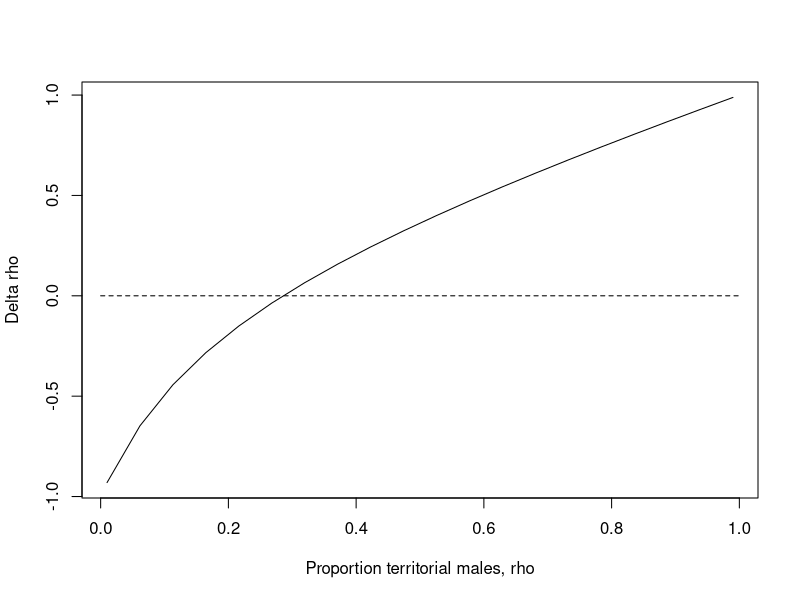

R code for this plot:
# Frequency-dependence with limited interactions

# General Assumptions
# 1. A population consists of territorial and satellite males, the latter attempting to sneak copulations rather than defending a territory. A population can consist of only territorial males but not solely satellite males.
# 2. Territorial males do not interact with each other but satellite males interact with territorial males and other satellite males.
# 3. Territorial males are more successful at obtaining mates but suffer a reduction in fitness as a consequence of some other factor. For example, territorial males of certain cricket species are subject to parasitism by an acoustically orienting fly (Cade 1975, 1984) and territorial males of some fish species must delay maturity to achieve a size at which they are able to defend a territory.
# 4. The fitness of a satellite male is reduced by the presence of other satellite males attached to the "focal" territorial male.
# 5. The fitness of a territorial male is reduced by the presence of satellite males.


rm(list=ls())

delta.rho = function(prop.t) {
    n <- 1000
    n.t <- prop.t * n
    n.s <- n - n.t
    n.s.per.t <- n.s / n.t
    s.fit <- 5 / n.s.per.t
    s.fit.total = n.t * s.fit
    t.fit.total = 0.8 * n.t
    return(prop.t - t.fit.total / (t.fit.total + s.fit.total))
}    

#### MAIN PROGRAM ####
set.seed(100)

P = matrix(seq(from=0.01, to=0.99, length=20), 20, 1)  # proportion of satellites
FF = apply(P, 1, delta.rho)

plot(P, FF, type='l', xlab='Proportion territorial males, rho', ylab='Delta rho')
lines(c(0,1), c(0,0), lty=2)

print(c('Analytical root'))
print(uniroot(delta.rho, interval=c(0.01, 0.99))$root)
